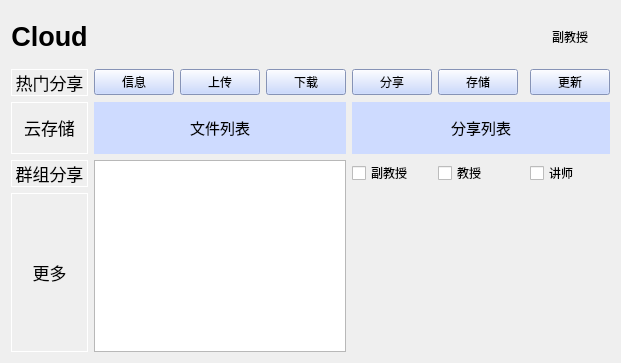
<?xml version="1.0" encoding="UTF-8"?>
<ui version="4.0">
 <class>UI</class>
 <widget class="QWidget" name="UI">
  <property name="geometry">
   <rect>
    <x>0</x>
    <y>0</y>
    <width>611</width>
    <height>363</height>
   </rect>
  </property>
  <property name="windowTitle">
   <string>Form</string>
  </property>
  <layout class="QGridLayout" name="gridLayout">
   <item row="3" column="4" colspan="4">
    <widget class="QLabel" name="label_10">
     <property name="styleSheet">
      <string notr="true">background-color: rgb(206, 219, 255);</string>
     </property>
     <property name="text">
      <string>&lt;!DOCTYPE HTML PUBLIC &quot;-//W3C//DTD HTML 4.0//EN&quot; &quot;http://www.w3.org/TR/REC-html40/strict.dtd&quot;&gt;
&lt;html&gt;&lt;head&gt;&lt;meta name=&quot;qrichtext&quot; content=&quot;1&quot; /&gt;&lt;style type=&quot;text/css&quot;&gt;
p, li { white-space: pre-wrap; }
&lt;/style&gt;&lt;/head&gt;&lt;body style=&quot; font-family:'SimSun'; font-size:11pt; font-weight:400; font-style:normal;&quot;&gt;
&lt;p style=&quot; margin-top:12px; margin-bottom:12px; margin-left:0px; margin-right:0px; -qt-block-indent:0; text-indent:0px;&quot;&gt;分享列表&lt;/p&gt;&lt;/body&gt;&lt;/html&gt;</string>
     </property>
     <property name="alignment">
      <set>Qt::AlignCenter</set>
     </property>
    </widget>
   </item>
   <item row="3" column="1" colspan="3">
    <widget class="QLabel" name="label_2">
     <property name="styleSheet">
      <string notr="true">background-color: rgb(206, 219, 255);</string>
     </property>
     <property name="text">
      <string>&lt;!DOCTYPE HTML PUBLIC &quot;-//W3C//DTD HTML 4.0//EN&quot; &quot;http://www.w3.org/TR/REC-html40/strict.dtd&quot;&gt;
&lt;html&gt;&lt;head&gt;&lt;meta name=&quot;qrichtext&quot; content=&quot;1&quot; /&gt;&lt;style type=&quot;text/css&quot;&gt;
p, li { white-space: pre-wrap; }
&lt;/style&gt;&lt;/head&gt;&lt;body style=&quot; font-family:'SimSun'; font-size:11pt; font-weight:400; font-style:normal;&quot;&gt;
&lt;p style=&quot; margin-top:12px; margin-bottom:12px; margin-left:0px; margin-right:0px; -qt-block-indent:0; text-indent:0px;&quot;&gt;文件列表&lt;/p&gt;&lt;/body&gt;&lt;/html&gt;</string>
     </property>
     <property name="alignment">
      <set>Qt::AlignCenter</set>
     </property>
    </widget>
   </item>
   <item row="1" column="7">
    <widget class="QLabel" name="label">
     <property name="text">
      <string>副教授</string>
     </property>
     <property name="alignment">
      <set>Qt::AlignCenter</set>
     </property>
    </widget>
   </item>
   <item row="2" column="7">
    <widget class="QPushButton" name="pushButton_7">
     <property name="styleSheet">
      <string notr="true">background-color: rgb(188, 206, 255);</string>
     </property>
     <property name="text">
      <string>更新</string>
     </property>
    </widget>
   </item>
   <item row="0" column="0">
    <layout class="QHBoxLayout" name="horizontalLayout"/>
   </item>
   <item row="2" column="3">
    <widget class="QPushButton" name="pushButton_4">
     <property name="styleSheet">
      <string notr="true">background-color: rgb(188, 206, 255);</string>
     </property>
     <property name="text">
      <string>下载</string>
     </property>
    </widget>
   </item>
   <item row="2" column="1">
    <widget class="QPushButton" name="pushButton_2">
     <property name="styleSheet">
      <string notr="true">background-color: rgb(188, 206, 255);</string>
     </property>
     <property name="text">
      <string>信息</string>
     </property>
    </widget>
   </item>
   <item row="2" column="5">
    <widget class="QPushButton" name="pushButton_6">
     <property name="styleSheet">
      <string notr="true">background-color: rgb(188, 206, 255);</string>
     </property>
     <property name="text">
      <string>存储</string>
     </property>
    </widget>
   </item>
   <item row="2" column="4">
    <widget class="QPushButton" name="pushButton_5">
     <property name="styleSheet">
      <string notr="true">background-color: rgb(188, 206, 255);</string>
     </property>
     <property name="text">
      <string>分享</string>
     </property>
    </widget>
   </item>
   <item row="1" column="0">
    <widget class="QLabel" name="label_4">
     <property name="styleSheet">
      <string notr="true"/>
     </property>
     <property name="text">
      <string>&lt;!DOCTYPE HTML PUBLIC &quot;-//W3C//DTD HTML 4.0//EN&quot; &quot;http://www.w3.org/TR/REC-html40/strict.dtd&quot;&gt;
&lt;html&gt;&lt;head&gt;&lt;meta name=&quot;qrichtext&quot; content=&quot;1&quot; /&gt;&lt;style type=&quot;text/css&quot;&gt;
p, li { white-space: pre-wrap; }
&lt;/style&gt;&lt;/head&gt;&lt;body style=&quot; font-family:'SimSun'; font-size:20pt; font-weight:400; font-style:normal;&quot;&gt;
&lt;p style=&quot; margin-top:12px; margin-bottom:12px; margin-left:0px; margin-right:0px; -qt-block-indent:0; text-indent:0px;&quot;&gt;&lt;strong&gt;Cloud&lt;/strong&gt;&lt;/p&gt;&lt;/body&gt;&lt;/html&gt;</string>
     </property>
     <property name="textFormat">
      <enum>Qt::AutoText</enum>
     </property>
     <property name="alignment">
      <set>Qt::AlignCenter</set>
     </property>
    </widget>
   </item>
   <item row="2" column="2">
    <widget class="QPushButton" name="pushButton_3">
     <property name="styleSheet">
      <string notr="true">background-color: rgb(188, 206, 255);</string>
     </property>
     <property name="text">
      <string>上传</string>
     </property>
    </widget>
   </item>
   <item row="2" column="0">
    <widget class="QLabel" name="label_7">
     <property name="layoutDirection">
      <enum>Qt::LeftToRight</enum>
     </property>
     <property name="styleSheet">
      <string notr="true">
background-color: transparent;
border:1px solid white;</string>
     </property>
     <property name="text">
      <string>&lt;!DOCTYPE HTML PUBLIC &quot;-//W3C//DTD HTML 4.0//EN&quot; &quot;http://www.w3.org/TR/REC-html40/strict.dtd&quot;&gt;
&lt;html&gt;&lt;head&gt;&lt;meta name=&quot;qrichtext&quot; content=&quot;1&quot; /&gt;&lt;style type=&quot;text/css&quot;&gt;
p, li { white-space: pre-wrap; }
&lt;/style&gt;&lt;/head&gt;&lt;body style=&quot; font-family:'SimSun'; font-size:13pt; font-weight:400; font-style:normal;&quot;&gt;
&lt;p style=&quot; margin-top:12px; margin-bottom:12px; margin-left:0px; margin-right:0px; -qt-block-indent:0; text-indent:0px; &quot;&gt;热门分享&lt;/p&gt;&lt;/body&gt;&lt;/html&gt;</string>
     </property>
     <property name="alignment">
      <set>Qt::AlignCenter</set>
     </property>
    </widget>
   </item>
   <item row="6" column="0">
    <widget class="QLabel" name="label_8">
     <property name="layoutDirection">
      <enum>Qt::LeftToRight</enum>
     </property>
     <property name="styleSheet">
      <string notr="true">
background-color: transparent;
border:1px solid white;</string>
     </property>
     <property name="text">
      <string>&lt;!DOCTYPE HTML PUBLIC &quot;-//W3C//DTD HTML 4.0//EN&quot; &quot;http://www.w3.org/TR/REC-html40/strict.dtd&quot;&gt;
&lt;html&gt;&lt;head&gt;&lt;meta name=&quot;qrichtext&quot; content=&quot;1&quot; /&gt;&lt;style type=&quot;text/css&quot;&gt;
p, li { white-space: pre-wrap; }
&lt;/style&gt;&lt;/head&gt;&lt;body style=&quot; font-family:'SimSun'; font-size:13pt; font-weight:400; font-style:normal;&quot;&gt;
&lt;p style=&quot; margin-top:12px; margin-bottom:12px; margin-left:0px; margin-right:0px; -qt-block-indent:0; text-indent:0px; &quot;&gt;群组分享&lt;/p&gt;&lt;/body&gt;&lt;/html&gt;</string>
     </property>
     <property name="alignment">
      <set>Qt::AlignCenter</set>
     </property>
    </widget>
   </item>
   <item row="6" column="1" rowspan="2" colspan="3">
    <widget class="QListView" name="listView"/>
   </item>
   <item row="3" column="0">
    <widget class="QLabel" name="label_5">
     <property name="layoutDirection">
      <enum>Qt::LeftToRight</enum>
     </property>
     <property name="styleSheet">
      <string notr="true">background-color: transparent;
border:1px solid white;</string>
     </property>
     <property name="text">
      <string>&lt;!DOCTYPE HTML PUBLIC &quot;-//W3C//DTD HTML 4.0//EN&quot; &quot;http://www.w3.org/TR/REC-html40/strict.dtd&quot;&gt;
&lt;html&gt;&lt;head&gt;&lt;meta name=&quot;qrichtext&quot; content=&quot;1&quot; /&gt;&lt;style type=&quot;text/css&quot;&gt;
p, li { white-space: pre-wrap; }
&lt;/style&gt;&lt;/head&gt;&lt;body style=&quot; font-family:'SimSun'; font-size:13pt; font-weight:400; font-style:normal;&quot;&gt;
&lt;p style=&quot; margin-top:12px; margin-bottom:12px; margin-left:0px; margin-right:0px; -qt-block-indent:0; text-indent:0px; &quot;&gt;云存储&lt;/p&gt;&lt;/body&gt;&lt;/html&gt;</string>
     </property>
     <property name="alignment">
      <set>Qt::AlignCenter</set>
     </property>
    </widget>
   </item>
   <item row="6" column="7">
    <widget class="QCheckBox" name="checkBox_3">
     <property name="text">
      <string>讲师</string>
     </property>
    </widget>
   </item>
   <item row="7" column="0">
    <widget class="QLabel" name="label_6">
     <property name="layoutDirection">
      <enum>Qt::LeftToRight</enum>
     </property>
     <property name="styleSheet">
      <string notr="true">
background-color: transparent;
border:1px solid white;</string>
     </property>
     <property name="text">
      <string>&lt;!DOCTYPE HTML PUBLIC &quot;-//W3C//DTD HTML 4.0//EN&quot; &quot;http://www.w3.org/TR/REC-html40/strict.dtd&quot;&gt;
&lt;html&gt;&lt;head&gt;&lt;meta name=&quot;qrichtext&quot; content=&quot;1&quot; /&gt;&lt;style type=&quot;text/css&quot;&gt;
p, li { white-space: pre-wrap; }
&lt;/style&gt;&lt;/head&gt;&lt;body style=&quot; font-family:'SimSun'; font-size:13pt; font-weight:400; font-style:normal;&quot;&gt;
&lt;p style=&quot; margin-top:12px; margin-bottom:12px; margin-left:0px; margin-right:0px; -qt-block-indent:0; text-indent:0px; &quot;&gt;更多&lt;/p&gt;&lt;/body&gt;&lt;/html&gt;</string>
     </property>
     <property name="alignment">
      <set>Qt::AlignCenter</set>
     </property>
    </widget>
   </item>
   <item row="6" column="5">
    <widget class="QCheckBox" name="checkBox">
     <property name="text">
      <string>教授</string>
     </property>
    </widget>
   </item>
   <item row="6" column="4">
    <widget class="QCheckBox" name="checkBox_2">
     <property name="text">
      <string>副教授</string>
     </property>
    </widget>
   </item>
  </layout>
 </widget>
 <resources/>
 <connections/>
</ui>
